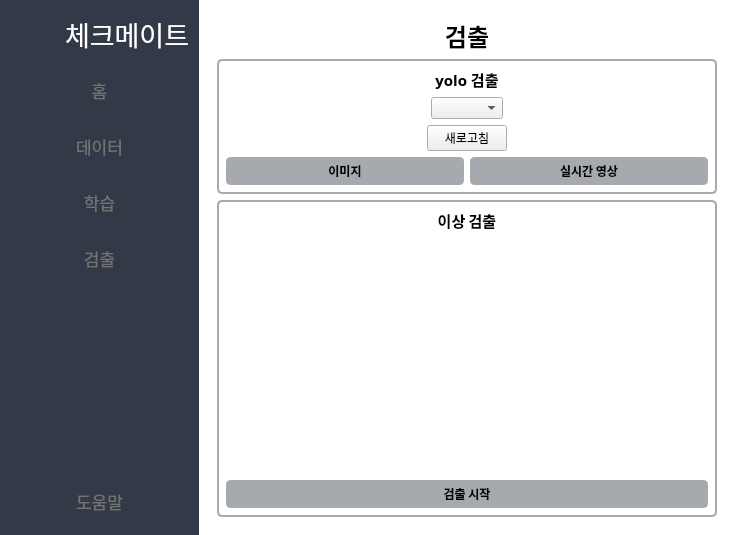
<?xml version="1.0" encoding="UTF-8"?>
<ui version="4.0">
 <class>MainWindow</class>
 <widget class="QMainWindow" name="MainWindow">
  <property name="geometry">
   <rect>
    <x>0</x>
    <y>0</y>
    <width>735</width>
    <height>535</height>
   </rect>
  </property>
  <property name="windowTitle">
   <string>MainWindow</string>
  </property>
  <property name="styleSheet">
   <string notr="true">#menu_widget {
	background-color:  #313a46;
}
#menu_widget QPushButton, QLabel{
	height: 50px;
	border: none;
}
#menu_widget QPushButton:hover{
	background-color: rgba(86,101,115,0.5);
}
#menu_widget QLabel{
	color: #fff;
}
#menu_widget QPushButton{
	color:  #737373;
}
#menu_widget QPushButton:hover{
	color:  #fff;
}
#MainWindow{
	background-color:#fff;
}
#data_page QPushButton:hover{
	color: #fff;
}
#train_page QPushButton:hover{
	color: #fff;
}
#detect_page QPushButton:hover{
	color: #fff;
}
#data_page data_button{
	color: #fff;
}
</string>
  </property>
  <widget class="QWidget" name="centralwidget">
   <layout class="QGridLayout" name="gridLayout">
    <property name="leftMargin">
     <number>0</number>
    </property>
    <property name="topMargin">
     <number>0</number>
    </property>
    <property name="rightMargin">
     <number>0</number>
    </property>
    <property name="bottomMargin">
     <number>0</number>
    </property>
    <property name="spacing">
     <number>0</number>
    </property>
    <item row="0" column="0">
     <widget class="QWidget" name="menu_widget" native="true">
      <property name="maximumSize">
       <size>
        <width>16777215</width>
        <height>16777215</height>
       </size>
      </property>
      <layout class="QVBoxLayout" name="verticalLayout_2">
       <item>
        <layout class="QHBoxLayout" name="horizontalLayout">
         <item>
          <widget class="QLabel" name="logo">
           <property name="minimumSize">
            <size>
             <width>50</width>
             <height>50</height>
            </size>
           </property>
           <property name="maximumSize">
            <size>
             <width>50</width>
             <height>50</height>
            </size>
           </property>
           <property name="text">
            <string/>
           </property>
           <property name="pixmap">
            <pixmap resource="resource.qrc">:/icons/icons/icons8-출석-표-64.png</pixmap>
           </property>
           <property name="scaledContents">
            <bool>true</bool>
           </property>
          </widget>
         </item>
         <item>
          <widget class="QLabel" name="title">
           <property name="font">
            <font>
             <family>맑은 고딕</family>
             <pointsize>20</pointsize>
            </font>
           </property>
           <property name="text">
            <string>체크메이트</string>
           </property>
          </widget>
         </item>
        </layout>
       </item>
       <item>
        <layout class="QVBoxLayout" name="verticalLayout">
         <item>
          <widget class="QPushButton" name="home_button">
           <property name="font">
            <font>
             <family>맑은 고딕</family>
             <pointsize>13</pointsize>
            </font>
           </property>
           <property name="text">
            <string>홈</string>
           </property>
           <property name="icon">
            <iconset resource="resource.qrc">
             <normaloff>:/icons/icons/icons8-집-48 (1).png</normaloff>:/icons/icons/icons8-집-48 (1).png</iconset>
           </property>
           <property name="iconSize">
            <size>
             <width>25</width>
             <height>25</height>
            </size>
           </property>
           <property name="checkable">
            <bool>true</bool>
           </property>
           <property name="autoExclusive">
            <bool>true</bool>
           </property>
          </widget>
         </item>
         <item>
          <widget class="QPushButton" name="data_button">
           <property name="font">
            <font>
             <family>맑은 고딕</family>
             <pointsize>13</pointsize>
            </font>
           </property>
           <property name="text">
            <string>데이터</string>
           </property>
           <property name="icon">
            <iconset resource="resource.qrc">
             <normaloff>:/icons/icons/icons8-영상-48.png</normaloff>:/icons/icons/icons8-영상-48.png</iconset>
           </property>
           <property name="iconSize">
            <size>
             <width>25</width>
             <height>25</height>
            </size>
           </property>
           <property name="checkable">
            <bool>true</bool>
           </property>
           <property name="autoExclusive">
            <bool>true</bool>
           </property>
          </widget>
         </item>
         <item>
          <widget class="QPushButton" name="learn_button">
           <property name="font">
            <font>
             <family>맑은 고딕</family>
             <pointsize>13</pointsize>
            </font>
           </property>
           <property name="text">
            <string>학습</string>
           </property>
           <property name="icon">
            <iconset resource="resource.qrc">
             <normaloff>:/icons/icons/icons8-책-공개-시험-48 (1).png</normaloff>:/icons/icons/icons8-책-공개-시험-48 (1).png</iconset>
           </property>
           <property name="iconSize">
            <size>
             <width>25</width>
             <height>25</height>
            </size>
           </property>
           <property name="checkable">
            <bool>true</bool>
           </property>
           <property name="autoExclusive">
            <bool>true</bool>
           </property>
          </widget>
         </item>
         <item>
          <widget class="QPushButton" name="detect_button">
           <property name="font">
            <font>
             <family>맑은 고딕</family>
             <pointsize>13</pointsize>
            </font>
           </property>
           <property name="text">
            <string>검출</string>
           </property>
           <property name="icon">
            <iconset resource="resource.qrc">
             <normaloff>:/icons/icons/icons8-검사-48 (3).png</normaloff>:/icons/icons/icons8-검사-48 (3).png</iconset>
           </property>
           <property name="iconSize">
            <size>
             <width>25</width>
             <height>25</height>
            </size>
           </property>
           <property name="checkable">
            <bool>true</bool>
           </property>
           <property name="autoExclusive">
            <bool>true</bool>
           </property>
          </widget>
         </item>
        </layout>
       </item>
       <item>
        <spacer name="verticalSpacer">
         <property name="orientation">
          <enum>Qt::Vertical</enum>
         </property>
         <property name="sizeHint" stdset="0">
          <size>
           <width>20</width>
           <height>248</height>
          </size>
         </property>
        </spacer>
       </item>
       <item>
        <widget class="QPushButton" name="helper_button">
         <property name="font">
          <font>
           <family>맑은 고딕</family>
           <pointsize>13</pointsize>
          </font>
         </property>
         <property name="text">
          <string>도움말</string>
         </property>
         <property name="icon">
          <iconset resource="resource.qrc">
           <normaloff>:/icons/icons/icons8-search-more-48.png</normaloff>:/icons/icons/icons8-search-more-48.png</iconset>
         </property>
         <property name="iconSize">
          <size>
           <width>25</width>
           <height>25</height>
          </size>
         </property>
         <property name="checkable">
          <bool>true</bool>
         </property>
         <property name="autoExclusive">
          <bool>true</bool>
         </property>
        </widget>
       </item>
      </layout>
     </widget>
    </item>
    <item row="0" column="1">
     <widget class="QWidget" name="content_widget" native="true">
      <layout class="QGridLayout" name="gridLayout_4">
       <item row="0" column="1">
        <widget class="QStackedWidget" name="stackedWidget">
         <property name="currentIndex">
          <number>3</number>
         </property>
         <widget class="QWidget" name="main_page">
          <layout class="QGridLayout" name="gridLayout_2">
           <item row="0" column="0">
            <widget class="QLabel" name="label">
             <property name="font">
              <font>
               <family>맑은 고딕</family>
               <pointsize>30</pointsize>
              </font>
             </property>
             <property name="text">
              <string>체크메이트</string>
             </property>
             <property name="alignment">
              <set>Qt::AlignCenter</set>
             </property>
            </widget>
           </item>
          </layout>
         </widget>
         <widget class="QWidget" name="data_page">
          <layout class="QGridLayout" name="gridLayout_3">
           <item row="6" column="0">
            <layout class="QHBoxLayout" name="horizontalLayout_3">
             <item>
              <widget class="QPushButton" name="data_add_button">
               <property name="font">
                <font>
                 <family>맑은 고딕</family>
                 <pointsize>10</pointsize>
                 <weight>75</weight>
                 <bold>true</bold>
                </font>
               </property>
               <property name="styleSheet">
                <string notr="true">border: 4px solid#a6aaaf;
border-radius: 5px;
padding: 1px 5px;
background-color: #a6aaaf;
</string>
               </property>
               <property name="text">
                <string>데이터 추가</string>
               </property>
              </widget>
             </item>
             <item>
              <widget class="QPushButton" name="data_label_button">
               <property name="font">
                <font>
                 <family>맑은 고딕</family>
                 <pointsize>10</pointsize>
                 <weight>75</weight>
                 <bold>true</bold>
                </font>
               </property>
               <property name="styleSheet">
                <string notr="true">border: 4px solid#a6aaaf;
border-radius: 5px;
padding: 1px 5px;
background-color: #a6aaaf;
</string>
               </property>
               <property name="text">
                <string>데이터 라벨링</string>
               </property>
              </widget>
             </item>
             <item>
              <widget class="QPushButton" name="dataset_create_button">
               <property name="font">
                <font>
                 <family>맑은 고딕</family>
                 <pointsize>10</pointsize>
                 <weight>75</weight>
                 <bold>true</bold>
                </font>
               </property>
               <property name="styleSheet">
                <string notr="true">border: 4px solid#a6aaaf;
border-radius: 5px;
padding: 1px 5px;
background-color: #a6aaaf;
</string>
               </property>
               <property name="text">
                <string>데이터셋 생성</string>
               </property>
              </widget>
             </item>
            </layout>
           </item>
           <item row="0" column="0">
            <widget class="QLabel" name="data_label">
             <property name="font">
              <font>
               <family>맑은 고딕</family>
               <pointsize>18</pointsize>
               <weight>75</weight>
               <bold>true</bold>
              </font>
             </property>
             <property name="layoutDirection">
              <enum>Qt::LeftToRight</enum>
             </property>
             <property name="text">
              <string>데이터</string>
             </property>
             <property name="alignment">
              <set>Qt::AlignCenter</set>
             </property>
            </widget>
           </item>
           <item row="1" column="0">
            <widget class="QLabel" name="data_info_label">
             <property name="font">
              <font>
               <family>맑은 고딕</family>
               <pointsize>10</pointsize>
              </font>
             </property>
             <property name="text">
              <string>모델 학습을 위한 데이터를 관리하는 메뉴입니다.
해당 창에서 데이터 추가, 삭제, 라벨링 분할이 가능합니다.</string>
             </property>
            </widget>
           </item>
          </layout>
         </widget>
         <widget class="QWidget" name="train_page">
          <layout class="QGridLayout" name="gridLayout_6">
           <item row="0" column="0">
            <widget class="QLabel" name="label_2">
             <property name="font">
              <font>
               <family>맑은 고딕</family>
               <pointsize>18</pointsize>
               <weight>75</weight>
               <bold>true</bold>
              </font>
             </property>
             <property name="text">
              <string>학습</string>
             </property>
             <property name="alignment">
              <set>Qt::AlignCenter</set>
             </property>
            </widget>
           </item>
           <item row="1" column="0">
            <layout class="QHBoxLayout" name="horizontalLayout_4">
             <item>
              <widget class="QLineEdit" name="lineEdit_2">
               <property name="font">
                <font>
                 <pointsize>9</pointsize>
                </font>
               </property>
               <property name="styleSheet">
                <string notr="true">border: 2px solid#a6aaaf;
border-radius: 5px;
padding: 1px 5px;

</string>
               </property>
              </widget>
             </item>
             <item>
              <widget class="QPushButton" name="train_data_upload_button">
               <property name="font">
                <font>
                 <family>맑은 고딕</family>
                 <pointsize>10</pointsize>
                 <weight>75</weight>
                 <bold>true</bold>
                </font>
               </property>
               <property name="styleSheet">
                <string notr="true">border: 4px solid#a6aaaf;
border-radius: 5px;
padding: 1px 5px;
background-color: #a6aaaf;
</string>
               </property>
               <property name="text">
                <string>불러오기</string>
               </property>
              </widget>
             </item>
            </layout>
           </item>
           <item row="2" column="0">
            <spacer name="verticalSpacer_4">
             <property name="orientation">
              <enum>Qt::Vertical</enum>
             </property>
             <property name="sizeHint" stdset="0">
              <size>
               <width>20</width>
               <height>434</height>
              </size>
             </property>
            </spacer>
           </item>
           <item row="3" column="0">
            <layout class="QGridLayout" name="gridLayout_5">
             <item row="0" column="0">
              <widget class="QPushButton" name="yolo_button">
               <property name="minimumSize">
                <size>
                 <width>0</width>
                 <height>0</height>
                </size>
               </property>
               <property name="maximumSize">
                <size>
                 <width>16777215</width>
                 <height>16777215</height>
                </size>
               </property>
               <property name="font">
                <font>
                 <family>맑은 고딕</family>
                 <pointsize>10</pointsize>
                 <weight>75</weight>
                 <bold>true</bold>
                </font>
               </property>
               <property name="styleSheet">
                <string notr="true">border: 4px solid#a6aaaf;
border-radius: 5px;
padding: 1px 5px;
background-color: #a6aaaf;
</string>
               </property>
               <property name="text">
                <string>YOLO 학습</string>
               </property>
              </widget>
             </item>
             <item row="0" column="1">
              <widget class="QPushButton" name="efficientAD_button">
               <property name="font">
                <font>
                 <family>맑은 고딕</family>
                 <pointsize>10</pointsize>
                 <weight>75</weight>
                 <bold>true</bold>
                </font>
               </property>
               <property name="styleSheet">
                <string notr="true">border: 4px solid#a6aaaf;
border-radius: 5px;
padding: 1px 5px;
background-color: #a6aaaf;
</string>
               </property>
               <property name="text">
                <string>EfficientAD 학습</string>
               </property>
              </widget>
             </item>
            </layout>
           </item>
          </layout>
         </widget>
         <widget class="QWidget" name="detect_page">
          <layout class="QGridLayout" name="gridLayout_11">
           <item row="0" column="0">
            <layout class="QGridLayout" name="gridLayout_10">
             <item row="1" column="0">
              <widget class="QLabel" name="label_3">
               <property name="font">
                <font>
                 <family>맑은 고딕</family>
                 <pointsize>18</pointsize>
                 <weight>75</weight>
                 <bold>true</bold>
                </font>
               </property>
               <property name="text">
                <string>검출</string>
               </property>
               <property name="alignment">
                <set>Qt::AlignCenter</set>
               </property>
              </widget>
             </item>
             <item row="3" column="0">
              <widget class="QWidget" name="anomaly_detect_widget" native="true">
               <property name="styleSheet">
                <string notr="true">#anomaly_detect_widget{
	border: 2px solid#a6aaaf;
	border-radius: 5px;
}</string>
               </property>
               <layout class="QGridLayout" name="gridLayout_9">
                <item row="2" column="0">
                 <spacer name="verticalSpacer_3">
                  <property name="orientation">
                   <enum>Qt::Vertical</enum>
                  </property>
                  <property name="sizeHint" stdset="0">
                   <size>
                    <width>20</width>
                    <height>147</height>
                   </size>
                  </property>
                 </spacer>
                </item>
                <item row="3" column="0">
                 <widget class="QPushButton" name="anomaly_detect_start_button">
                  <property name="font">
                   <font>
                    <family>맑은 고딕</family>
                    <weight>75</weight>
                    <bold>true</bold>
                   </font>
                  </property>
                  <property name="styleSheet">
                   <string notr="true">border: 4px solid#a6aaaf;
border-radius: 5px;
padding: 1px 5px;
background-color: #a6aaaf;</string>
                  </property>
                  <property name="text">
                   <string>검출 시작</string>
                  </property>
                 </widget>
                </item>
                <item row="0" column="0">
                 <widget class="QLabel" name="label_5">
                  <property name="font">
                   <font>
                    <family>맑은 고딕</family>
                    <pointsize>11</pointsize>
                    <weight>75</weight>
                    <bold>true</bold>
                   </font>
                  </property>
                  <property name="text">
                   <string>이상 검출</string>
                  </property>
                  <property name="alignment">
                   <set>Qt::AlignCenter</set>
                  </property>
                 </widget>
                </item>
               </layout>
              </widget>
             </item>
             <item row="2" column="0">
              <widget class="QWidget" name="yolo_detect_widget" native="true">
               <property name="styleSheet">
                <string notr="true">#yolo_detect_widget{
	border: 2px solid#a6aaaf;
	border-radius: 5px;
}
</string>
               </property>
               <layout class="QGridLayout" name="gridLayout_8">
                <item row="2" column="0" alignment="Qt::AlignHCenter">
                 <widget class="QComboBox" name="comboBox">
                  <property name="maximumSize">
                   <size>
                    <width>200</width>
                    <height>16777215</height>
                   </size>
                  </property>
                 </widget>
                </item>
                <item row="0" column="0">
                 <widget class="QLabel" name="label_4">
                  <property name="font">
                   <font>
                    <family>맑은 고딕</family>
                    <pointsize>11</pointsize>
                    <weight>75</weight>
                    <bold>true</bold>
                   </font>
                  </property>
                  <property name="text">
                   <string>yolo 검출</string>
                  </property>
                  <property name="alignment">
                   <set>Qt::AlignCenter</set>
                  </property>
                 </widget>
                </item>
                <item row="5" column="0">
                 <layout class="QHBoxLayout" name="horizontalLayout_2">
                  <item>
                   <widget class="QPushButton" name="detect_image_button">
                    <property name="font">
                     <font>
                      <family>맑은 고딕</family>
                      <weight>75</weight>
                      <bold>true</bold>
                     </font>
                    </property>
                    <property name="styleSheet">
                     <string notr="true">border: 4px solid#a6aaaf;
border-radius: 5px;
padding: 1px 5px;
background-color: #a6aaaf;
</string>
                    </property>
                    <property name="text">
                     <string>이미지</string>
                    </property>
                   </widget>
                  </item>
                  <item>
                   <widget class="QPushButton" name="detect_video_button">
                    <property name="font">
                     <font>
                      <family>맑은 고딕</family>
                      <weight>75</weight>
                      <bold>true</bold>
                     </font>
                    </property>
                    <property name="styleSheet">
                     <string notr="true">border: 4px solid#a6aaaf;
border-radius: 5px;
padding: 1px 5px;
background-color: #a6aaaf;
</string>
                    </property>
                    <property name="text">
                     <string>실시간 영상</string>
                    </property>
                   </widget>
                  </item>
                 </layout>
                </item>
                <item row="3" column="0" alignment="Qt::AlignHCenter">
                 <widget class="QPushButton" name="refresh">
                  <property name="text">
                   <string>새로고침</string>
                  </property>
                 </widget>
                </item>
               </layout>
              </widget>
             </item>
            </layout>
           </item>
          </layout>
         </widget>
         <widget class="QWidget" name="helper_page">
          <layout class="QGridLayout" name="gridLayout_7">
           <item row="0" column="0">
            <widget class="QTextBrowser" name="textBrowser">
             <property name="font">
              <font>
               <family>Pretendard Variable SemiBold</family>
              </font>
             </property>
             <property name="html">
              <string>&lt;!DOCTYPE HTML PUBLIC &quot;-//W3C//DTD HTML 4.0//EN&quot; &quot;http://www.w3.org/TR/REC-html40/strict.dtd&quot;&gt;
&lt;html&gt;&lt;head&gt;&lt;meta name=&quot;qrichtext&quot; content=&quot;1&quot; /&gt;&lt;style type=&quot;text/css&quot;&gt;
p, li { white-space: pre-wrap; }
&lt;/style&gt;&lt;/head&gt;&lt;body style=&quot; font-family:'Pretendard Variable SemiBold'; font-size:9pt; font-weight:400; font-style:normal;&quot;&gt;
&lt;p style=&quot;-qt-paragraph-type:empty; margin-top:0px; margin-bottom:0px; margin-left:0px; margin-right:0px; -qt-block-indent:0; text-indent:0px; font-family:'Gulim';&quot;&gt;&lt;br /&gt;&lt;/p&gt;
&lt;p align=&quot;center&quot; style=&quot; margin-top:0px; margin-bottom:0px; margin-left:0px; margin-right:0px; -qt-block-indent:0; text-indent:0px;&quot;&gt;&lt;span style=&quot; font-family:'Gulim';&quot;&gt;Lorem ipsum dolor sit amet, consectetur adipiscing elit, sed do eiusmod tempor incididunt ut labore et dolore magna aliqua. Ut enim ad minim veniam, quis nostrud exercitation ullamco laboris nisi ut aliquip ex ea commodo consequat. Duis aute irure dolor in reprehenderit in voluptate velit esse cillum dolore eu fugiat nulla pariatur. Excepteur sint occaecat cupidatat non proident, sunt in culpa qui officia deserunt mollit anim id est laborum.&lt;/span&gt;&lt;/p&gt;&lt;/body&gt;&lt;/html&gt;</string>
             </property>
            </widget>
           </item>
          </layout>
         </widget>
        </widget>
       </item>
      </layout>
     </widget>
    </item>
   </layout>
  </widget>
 </widget>
 <resources>
  <include location="resource.qrc"/>
 </resources>
 <connections/>
</ui>
